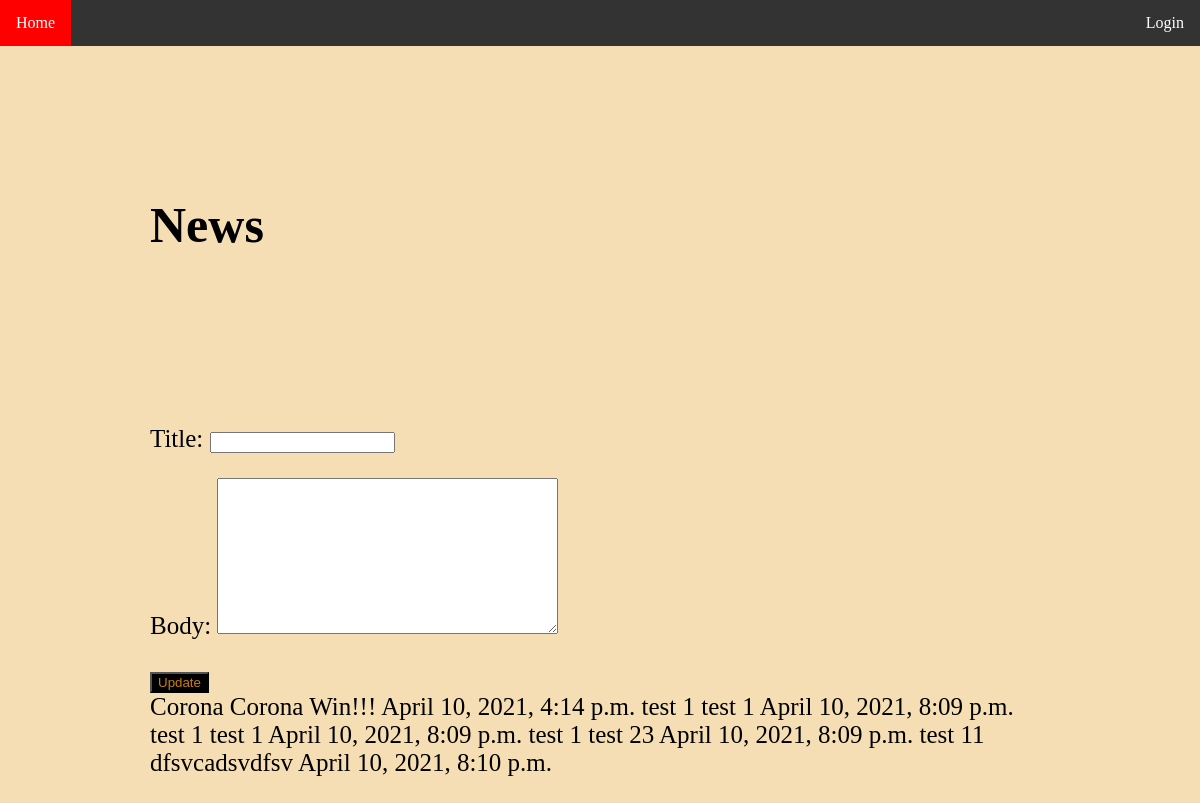
The app's page /school/news/ with its own data.
### StudyBuddy/models.py (models this page shows, shortened)
class Article(models.Model):
    title = models.CharField(max_length=64)
    body = models.TextField()
    date = models.DateTimeField('date published')
    class Meta:
        verbose_name = "Article"
        verbose_name_plural = "Articles"

### StudyBuddy/views.py (the view, shortened to what this page needs)
# urls.py: path("school/news/", views.add_display_news, name="school_news"),
def add_display_news(request):
    news = Article.objects.all().order_by('date')
    article_form=ArticleForm()
    return render(request, '../templates/school/news.html', {'news': news, "article_form": article_form})

### StudyBuddy/forms.py (shortened to what this page needs)
class ArticleForm(forms.ModelForm):
    class Meta:
        model = Article
        fields = ['title', 'body']

### templates/school/news.html (shortened to what this page needs)
{% extends 'school/schoolHome.html' %}
{% block title %}<h1>News</h1>{% endblock %}
{% block content %}
    <div id="input">
        <form method="post">
            {{article_form.as_p}}
            <button style="background-color:#000000; color:#cd7e09" type="submit">Update</button>
        </form>
    </div>
    <div id="output">
        {% if news %}
            {% for article in news %}
                {{ article.title }}
                {{ article.body }}
                {{ article.date }}
            {% endfor %}
        {% else %}
            <h1>No Records</h1>
        {% endif %}
    </div>
{% endblock %}

### static/styles/navbase.css (style rules this page uses)
body { background-color: wheat; background-size: cover; margin: 0; }

### static/styles/schoolStyles/schoolHome.css (style rules this page uses)
* { box-sizing: border-box; }

### records on screen
Article: title "Corona", body "Corona Win!!!", date "April 10, 2021, 4:14 p.m."
Article: title "test 1", body "test 1", date "April 10, 2021, 8:09 p.m."
Article: title "test 1", body "test 1", date "April 10, 2021, 8:09 p.m."
Article: title "test 1", body "test 23", date "April 10, 2021, 8:09 p.m."
Article: title "test 11", body "dfsvcadsvdfsv", date "April 10, 2021, 8:10 p.m."
